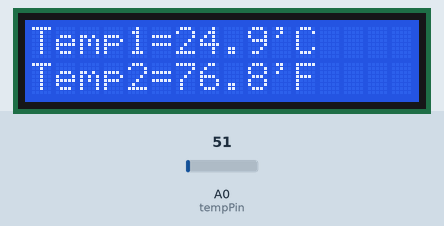
This sketch was run on a simulated Arduino Uno, built with avr-gcc and run on an emulated ATmega328P. On the bench: 16×2 character LCD. The test bench sets the inputs (shaded band); at power-on: A0 (tempPin) = 51.

Above: at 1.2 s.
1.3 s: A0 (tempPin) set to 23
At 3.2 s:
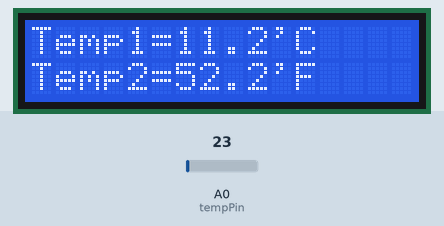
3.5 s: A0 (tempPin) set to 18
At 5.1 s:
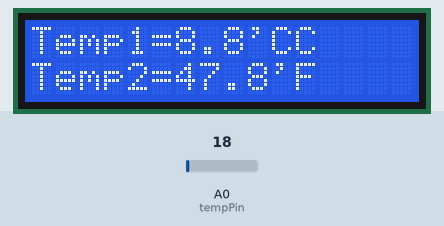
5.5 s: A0 (tempPin) set to 30
At 6.8 s:
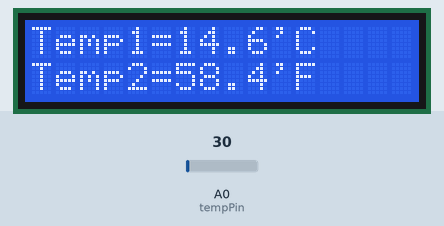
Timing chart, 0 to 8.5 s (numbered marks = the images above; inputs shaded):
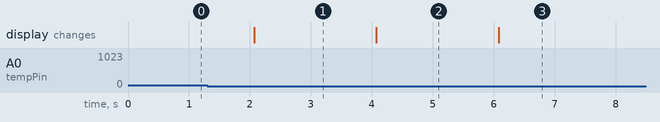

Measured:
- the behaviour switches between 21 and 20 on A0 (tempPin) (found by bisection; images 1 and 2)
- after the input at 1.3 s, the display: changes after 0.77 s (image 1)
- after the input at 3.5 s, the display: changes after 0.58 s (image 2)
- after the input at 5.5 s, the display: changes after 0.58 s (image 3)

The sketch:

Arduino_thermometer_using_LM35_with_LCD_display__code.ino
```cpp
#include <LiquidCrystal.h>

// initialize the library with the numbers of the interface pins
LiquidCrystal lcd(7, 9, 10, 11, 12,13);

//declare variables
float tempC;
float tempF;
int tempPin = 0;

void setup(){
  // set up the LCD's number of columns and rows:
  lcd.begin(16, 2);
  lcd.print("Temp1=");
  lcd.setCursor(0, 1);
  lcd.print("Temp2=");
}

void loop(){
  tempC = analogRead(tempPin);           //read the value from the sensor
  tempC = (5.0 * tempC * 100.0)/1024.0;  //convert the analog data to temperature
  tempF = ((tempC*9)/5) + 32;            //convert celcius to farenheit

  // print result to lcd display
  lcd.setCursor(6, 0);
  lcd.print(tempC,1);
  lcd.print("'C");

  lcd.setCursor(6, 1);
  lcd.print(tempF,1);
  lcd.print("'F");

  // sleep...
  delay(1000);
}
```
